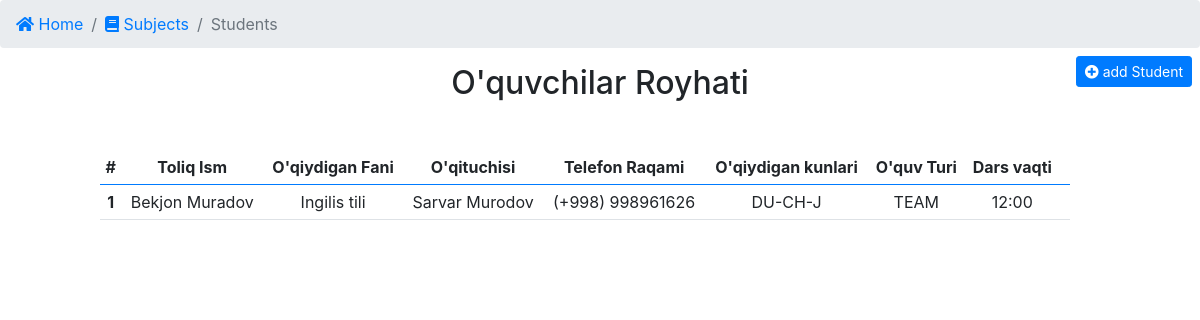
The page /profile/stu/1/ (signed in) on the database its author committed.
### app/models.py (models this page shows, shortened)
class Student(models.Model):
    f_name = models.CharField(_("To'liq ismi"), max_length=100)
    subject = models.ForeignKey(Subject, verbose_name=_("O'rganadigan fani"), on_delete=models.CASCADE)
    teacher = models.ForeignKey(Teacher, verbose_name=_("O'qituvchisi"), on_delete=models.CASCADE)
    phone_num = models.CharField(_("Telefon raqami"), max_length=9)
    study_days = models.CharField(_("O'qish Kunlari"), max_length=50, choices=study_days, default='option')
    study_type = models.CharField(_("O'qish turi"), max_length=50, choices=study_type, default='option')
    lesson_time = models.CharField(_("Dars boshlanish vaqti"), max_length=50)
    registered_date = models.DateTimeField(_("Ro'yhatga olingan vaqti"), auto_now_add=True)
    """Bitta student shu oyda necha pul tolov qilganligini ko'rsatadi"""

class Subject(models.Model):
    name =models.CharField(_("Fan nomi"), max_length=100)
    added_date = models.DateTimeField(_("qoshilgan fani"), auto_now_add=True)
    def __str__(self):
        return self.name
    """Bitta fan uchun shu oyda qancha tolanganligini ko'rsatadi"""
    """Bitta fanda nechta o'qituvchi borligini ko'rsatadi"""
    """Bitta fanda nechta o'quvchi borligini ko'rsatadi"""

class Teacher(models.Model):
    f_name = models.CharField(_("To'liq ismi"), max_length=100)
    subject = models.ForeignKey(Subject, verbose_name=_("O'qitadigan fani"), on_delete=models.CASCADE)
    address = models.CharField(_("Manzil"), max_length=100)
    phone_num = models.CharField(_("Telefon raqami"), max_length=9)
    registred_time = models.DateTimeField(_("royhatga olingan vaqt"), auto_now_add=True)
    """Bitta fan uchun shu oyda qancha tolanganligini ko'rsatadi"""
    """Bitta o'qituvchi qancha oylik olishligini ko'rsatadi"""
    """Hamma o'qituvchi qancha olishligini ko'rsatadi"""
    """Bitta O'qituvchida nechta o'quvchi borligini ko'rsatadi"""

### app/views.py (the view)
# urls.py: path("stu/<id_tea>/", Students, name="Student"),
def Students(request, id_tea):
    stu = Student.objects.filter(teacher=id_tea)
    context = {
        'stu':stu,
        'id_tea':id_tea,
    }
    return render(request, 'sections/students.html', context)

### app/templates/sections/students.html (shortened to what this page needs)
{% extends "index.html" %}
{% block content %}
<nav aria-label="breadcrumb">
    <ol class="breadcrumb">
        <li class="breadcrumb-item"><a href="/"><i class="fas fa-home"></i> Home</a></li>
        <li class="breadcrumb-item"><a href="{% url 'app:Subject' %}"><i class="fas fa-book"></i> Subjects</a></li>
        <li class="breadcrumb-item active" aria-current="page">Students</li>
    </ol>
</nav>
<div class="text-right fixed-top mt-5">
    <a href="{% url 'app:RegisterStudent'  %}" class="mt-2 btn btn-primary btn-sm mr-2"><i class="fas fa-plus-circle"></i> add Student</a>
</div>
    <div class="wrapper">
        <h2 class="text-center">O'quvchilar Royhati</h2>
    </div>
    <div class="container1">
        <div class="row mt-5" style="margin-right: 15px;">
            <div class="col-md-10 mx-2 m-auto">
                <table class="table table-hover table-borderless table-sm text-center">
                    <thead class="border-bottom border-primary">
                        <tr>
                            <th>#</th>
                            <th>Toliq Ism</th>
                            <th>O'qiydigan Fani</th>
                            <th>O'qituchisi</th>
                            <th>Telefon Raqami</th>
                            <th>O'qiydigan kunlari</th>
                            <th>O'quv Turi</th>
                            <th>Dars vaqti</th>
                            <th></th>
                        </tr>
                    </thead>
                    <tbody>
                        {% for i in stu %}
                            <tr class="border-bottom">
                                <th>{{ forloop.counter }}</th>
                                <td> {{ i.f_name }} </td>
                                <td> {{ i.subject }} </td>
                                <td> {{ i.teacher.f_name }} </td>
                                <td> (+998) {{ i.phone_num }} </td>
                                <td> {{ i.study_days | upper }} </td>
                                <td> {{ i.study_type | upper }} </td>
                                <td> {{ i.lesson_time | upper }} </td>
                            </tr>
                        {% empty %}
                            <tr class="text-center">
                                <td colspan="10">Afsus Bironta ham O'quvchi yoq :( </td>
                            </tr>
                        {% endfor %}
                    </tbody>
                </table>
            </div>
        </div>
    </div>
{% endblock content %}

### rows shown on the page
Student: f_name "Bekjon Muradov", subject "Ingilis tili", teacher.f_name "Sarvar Murodov", phone_num "998961626", study_days "DU-CH-J", study_type "TEAM", lesson_time "12:00"
